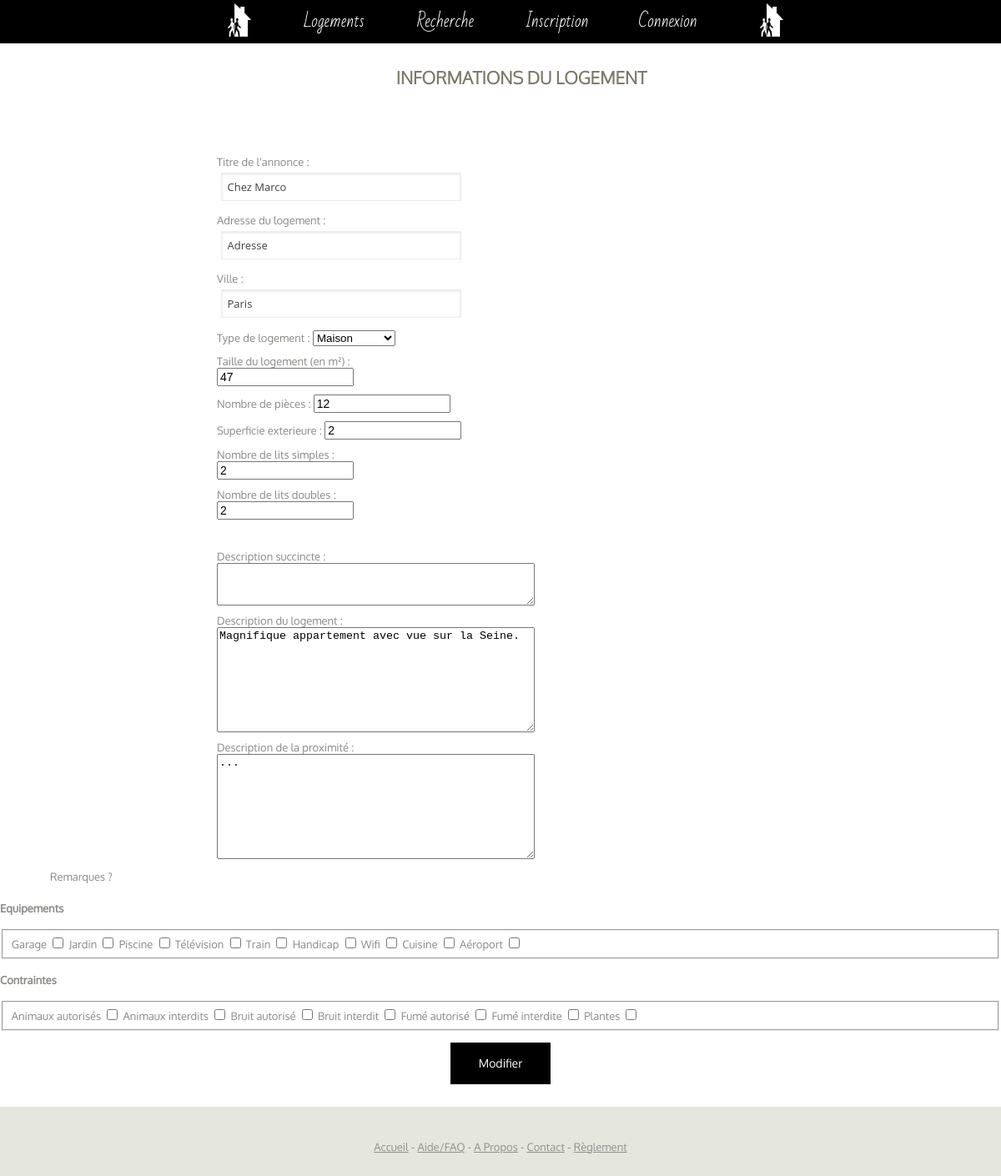
Page /modifier-annonce.php?idLogement=17 on the committed database.
### tables this page shows
CREATE TABLE `logements` (
`id` int(11) NOT NULL,
  `titre_annonce` varchar(20) NOT NULL DEFAULT '(plus d''annonce)',
  `adresse` varchar(255) NOT NULL,
  `surfaceInterieure` int(11) NOT NULL DEFAULT '1',
  `surfaceExterieure` int(11) DEFAULT '1',
  `nombrePieces` int(11) NOT NULL DEFAULT '1',
  `descriptionSuccincte` varchar(125) NOT NULL,
  `description` text,
  `nombreLitsSimples` int(11) DEFAULT '0',
  `nombreLitsDoubles` int(11) DEFAULT '0',
  `descriptionProximite` text,
  `membres_idMembres` int(11) NOT NULL,
  `types_idTypes` int(11) NOT NULL DEFAULT '2',
  `villes_id` int(11) NOT NULL
);

### modifier-annonce.php (the view, shortened to what this page needs)
<?php require_once("config.php");
$idLogement  = $_GET["idLogement"] ;
try{
    $logement_info = $bdd -> prepare("SELECT nombrePieces, description, descriptionSuccincte, titre_annonce, surfaceInterieure, surfaceExterieure, nombreLitsSimples, nombreLitsDoubles, descriptionProximite, membres_idMembres, types_idTypes, adresse, villes_id
                                FROM logements WHERE id = $idLogement");
    $logement_info -> execute();
    $result = $logement_info -> fetch();
    $logement_info2 = $bdd -> prepare('SELECT ville FROM villes WHERE id = '.$result['villes_id']);
    $logement_info2 -> execute();
    $result2 = $logement_info2 -> fetch();
    $logement_info3 = $bdd -> prepare("SELECT equipements_id FROM equipe WHERE logements_id = $idLogement");
    $logement_info3 -> execute();
    $result3 = $logement_info3 -> fetchAll();
    $logement_info4 = $bdd -> prepare("SELECT contraintes_id FROM contraint WHERE logements_id = $idLogement");
    $logement_info4 -> execute();
    $result4 = $logement_info4 -> fetchAll();
}catch(Exception $e){
        die('Erreur : '.$e->getMessage());
}
?>
<html>
    <head>
        <link href="style.css" rel="stylesheet" />
    </head>
    <body>
        <div id="wrapper">
            <?php include("header.php"); ?>
            <h3 class="register-title">INFORMATIONS DU LOGEMENT</h3>
            <form action="modifier-annonce2.php?idLogement=<?php echo $idLogement; ?>" method="post" class="register" enctype="multipart/form-data" accept-charset="utf-8">
                <div class="register-left-grid">
                    <div>
                        <label for="titre_annonce">Titre de l'annonce :</label><br/>
                        <input type="text" name="titre_annonce" value="<?php echo $result['titre_annonce']; ?>" required/>
                    </div>
                    <div>
                        <label for="adresse">Adresse du logement :</label><br/>
                        <input type="text" name="adresse" value="<?php echo $result['adresse']; ?>" required/>
                    </div>
                    <div>
                        <label for="ville">Ville :</label><br/>
                        <input type="text" name="ville" value="<?php echo $result2['ville']; ?>" required/>
                    </div>
                    <div>
                        <label for="type">Type de logement :</label>
                        <select name="type">
                            <option value="1" <?php if($result['types_idTypes']==1){echo 'selected="selected"';} ?> >Maison</option>
                        </select>
                    </div>
                    <div>
                        <label for="surfaceInterieure">Taille du logement (en m²) :</label>
                        <input type="number" name="surfaceInterieure" value="<?php echo $result['surfaceInterieure']; ?>" required/>
                    </div>
                    <div>
                        <label for="nombrePieces">Nombre de pièces :</label>
                        <input type="number" name="nombrePieces" value="<?php echo $result['nombrePieces']; ?>" required/>
                    </div>
                    <div>
                        <label for="surfaceExterieure">Superficie exterieure :</label>
                        <input type="number" name="surfaceExterieure" value="<?php echo $result['surfaceExterieure']; ?>"/>
                    </div>
                    <div>
                        <label for="nombreLitsSimples">Nombre de lits simples :</label>
                        <input type="number" name="nombreLitsSimples" value="<?php echo $result['nombreLitsSimples']; ?>"/>
                    </div>
                    <div>
                        <label for="nombreLitsDoubles">Nombre de lits doubles :</label>
                        <input type="number" name="nombreLitsDoubles" value="<?php echo $result['nombreLitsDoubles']; ?>"/>
                    </div>
                    <br/>
                    <div>
                        <label for="descriptionSuccincte">Description succincte :</label>
                        <textarea name="descriptionSuccincte" rows="3" cols="45" required><?php echo $result['descriptionSuccincte']; ?></textarea>
                    </div>
                    <div>
                        <label for="description">Description du logement :</label>
                        <textarea name="description" rows="8" cols="45" ><?php echo $result['description']; ?></textarea>
                    </div>
                    <div>
                        <label for="descriptionProximite">Description de la proximité :</label>
                        <textarea name="descriptionProximite" rows="8" cols="45" ><?php echo $result['descriptionProximite']; ?></textarea>
                    </div>
                </div>
                <div class="house-register-right-grid">
                    <div>
                        <p>Remarques ?</p>
                    </div>
                    <h4>Equipements</h4>
                    <fieldset>
                        <label>Garage <input type="checkbox" name="equipement[garage]" value="1" <?php foreach($result3 as $k => $v){if($v['equipements_id']==1){echo 'checked';}} ?> ></label>
                        <label>Jardin <input type="checkbox" name="equipement[jardin]" value="2" <?php foreach($result3 as $k => $v){if($v['equipements_id']==2){echo 'checked';}} ?> ></label>
                        <label>Piscine <input type="checkbox" name="equipement[piscine]" value="3" <?php foreach($result3 as $k => $v){if($v['equipements_id']==3){echo 'checked';}} ?> ></label>
                        <label>Télévision <input type="checkbox" name="equipement[television]" value="4" <?php foreach($result3 as $k => $v){if($v['equipements_id']==4){echo 'checked';}} ?> ></label>
                        <label>Train <input type="checkbox" name="equipement[train]" value="5" <?php foreach($result3 as $k => $v){if($v['equipements_id']==5){echo 'checked';}} ?> ></label>
                        <label>Handicap <input type="checkbox" name="equipement[handicap]" value="6" <?php foreach($result3 as $k => $v){if($v['equipements_id']==6){echo 'checked';}} ?> ></label>
                        <label>Wifi <input type="checkbox" name="equipement[wifi]" value="7" <?php foreach($result3 as $k => $v){if($v['equipements_id']==7){echo 'checked';}} ?> ></label>
                        <label>Cuisine <input type="checkbox" name="equipement[cuisine]" value="8" <?php foreach($result3 as $k => $v){if($v['equipements_id']==8){echo 'checked';}} ?> ></label>
                        <label>Aéroport <input type="checkbox" name="equipement[aeroport]" value="9" <?php foreach($result3 as $k => $v){if($v['equipements_id']==9){echo 'checked';}} ?> ></label>
                    </fieldset>
                    <h4>Contraintes </h4>
                    <fieldset>
                        <label>Animaux autorisés <input type="checkbox" name="contrainte[animauxAutorises]" value="1" <?php foreach($result4 as $k => $v){if($v['contraintes_id']==1){echo 'checked';}} ?> ></label>
                        <label>Animaux interdits <input type="checkbox" name="contrainte[animauxInterdits]" value="2" <?php foreach($result4 as $k => $v){if($v['contraintes_id']==2){echo 'checked';}} ?> ></label>
                        <label>Bruit autorisé <input type="checkbox" name="contrainte[bruitAutorise]" value="3" <?php foreach($result4 as $k => $v){if($v['contraintes_id']==3){echo 'checked';}} ?> ></label>
                        <label>Bruit interdit <input type="checkbox" name="contrainte[bruitInterdit]" value="4" <?php foreach($result4 as $k => $v){if($v['contraintes_id']==4){echo 'checked';}} ?> ></label>
                        <label>Fumé autorisé <input type="checkbox" name="contrainte[fumeAutorise]" value="5" <?php foreach($result4 as $k => $v){if($v['contraintes_id']==5){echo 'checked';}} ?> ></label>
                        <label>Fumé interdite <input type="checkbox" name="contrainte[fumeInterdite]" value="6" <?php foreach($result4 as $k => $v){if($v['contraintes_id']==6){echo 'checked';}} ?> ></label>
                        <label>Plantes <input type="checkbox" name="contrainte[plantes]" value="7" <?php foreach($result4 as $k => $v){if($v['contraintes_id']==7){echo 'checked';}} ?> ></label>
                    </fieldset>
                </div>
                <input type="submit" value="Modifier" class="submit_button"/>
            </form>
        </div>
        <div id="footer">
            <?php include("footer.php"); ?>
        </div>
    </body>
</html>

### style.css (style rules this page uses)
body { margin: 0; padding: 0; background: #E5E6DD; font-family: 'Oxygen', sans-serif; font-size: 13px; color: #8A8985; }
h1, h2, h3 { margin: 0; padding: 0; text-transform: uppercase; font-family: 'Oxygen-Light'; color: #7D7764; }
h3 { font-size: 1.6em; }
p, ul, ol { margin-top: 0; line-height: 180%; }
p { position: relative; margin-left: auto; margin-right: auto; max-width: 90%; }
#wrapper { overflow: hidden; background: #FFFFFF; }
#footer { height: 50px; margin: 0 auto; padding: 20px 0px 0px 0px; text-align: center; }
#aide p, h3 { margin-left: 50px; }
.register { padding-top: 70px; }
.register-left-grid div { width: 25%; margin: 10px 0; padding-left: 20px; position: relative; left: 20%; }
.register-left-grid input[type="text"], .register-right-grid input[type="text"], .register-right-grid input[type="password"] { border: 1px solid #EEE; outline-color:#00BFF0; width: 96%; font-size: 1em; padding: 0.5em; font-family: 'Open Sans', sans-serif; }
.submit_button { font-family: "Oxygen",sans-serif; display: inline-block; background: #000; width: 10%; height: 50px; color: #FFFFFF; position: relative; left: 45%; }
.register-title { text-align: center; padding-top: 80px; }
input { font-family: 'Lucida Grande', Tahoma, Verdana, sans-serif; font-size: 14px; }
input[type=text], input[type=password] { margin: 5px; padding: 0 10px; width: 200px; height: 34px; color: #404040; background: white; border: 1px solid; border-color: #c4c4c4 #d1d1d1 #d4d4d4; box-shadow: inset 0 1px 3px rgba(0, 0, 0, 0.12); }
input[type=submit] { padding: 0 18px; border: 1px solid; border-color: #000000; outline: 0; display: inline-block; margin: 1em 0em; background: #000; color: #FFFFFF; }

### rows in the picture
logements: titre_annonce "Chez Marco", adresse "Adresse", type "Maison", surfaceInterieure "47", nombrePieces "12", surfaceExterieure "2", nombreLitsSimples "2", nombreLitsDoubles "2", description "Magnifique appartement avec vue sur la Seine.", descriptionProximite "..."
